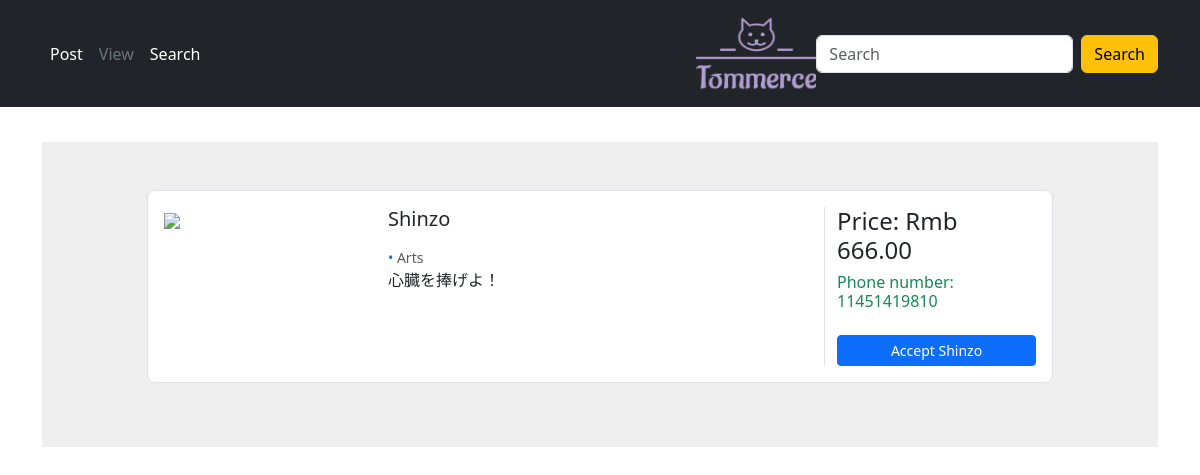
Page /orders/2/ on the committed database.
### order/models.py (models this page shows, shortened)
class Order(models.Model):
    title = models.CharField(max_length=100)
    price = models.DecimalField(
        max_digits=10, decimal_places=2, validators=[MinValueValidator(Decimal("0"))]
    )
    poster_phone_number = models.CharField(
        validators=[phone_regex], max_length=11
    )
    is_accepted = models.BooleanField(default=False)
    is_digital = models.BooleanField(default=False)
    description = models.TextField(blank=True)
    category = models.CharField(max_length=50, blank=True)
    created_at = models.DateTimeField(auto_now_add=True)
    updated_at = models.DateTimeField(auto_now=True)

### order/views.py (the view)
# urls.py: path('orders/<int:pk>/', OrderDetailView.as_view(), name='order_detail'),
class OrderDetailView(DetailView):
    model = Order
    template_name = 'order_detail.html'
    context_object_name = 'order'

### order/templates/order_detail.html (shortened to what this page needs)
{% load static %}
<!DOCTYPE html>
<html lang="en">
<head>
    <link href="https://cdn.jsdelivr.net/npm/bootstrap@5.3.3/dist/css/bootstrap.min.css" rel="stylesheet"
>
</head>
<body>
    <header class="p-3 text-bg-dark">
        <div class="container">
            <div class="d-flex flex-wrap align-items-center justify-content-center justify-content-lg-start">
                <ul class="nav col-12 col-lg-auto me-lg-auto mb-2 justify-content-center mb-md-0">
                    <li><a href="{% url 'post' %}" class="nav-link px-2 text-white">Post</a></li>
                    <li><a href="{% url 'list_orders_pending_approval' %}" class="nav-link px-2 text-secondary">View</a></li>
                    <li><a href="{% url 'search_order_list' %}" class="nav-link px-2 text-white">Search</a></li>
                </ul>
                <div class="logo-container text-center ml-3 pl-3">
                    <a href="/" class="d-flex align-items-center mb-2 mb-lg-0 text-white text-decoration-none">
                        <img src="{% static 'images/logo_prev_ui.png' %}" alt="Logo" width="120" height="75">
                    </a>
                </div>
                <div class="text-end ml-5">
                    <form method="get" action="{% url 'search_order' %}" class="d-flex">
                        <input class="form-control me-2" type="search" name="query" placeholder="Search" aria-label="Search">
                        <button class="btn btn-warning" type="submit">Search</button>
                    </form>
                </div>
            </div>
        </div>
    </header>
    <div class="container">
        <section style="background-color: #eee;">
            <div class="container py-5">
                <div class="row justify-content-center mb-3">
                    <div class="col-md-12 col-xl-10">
                        <div class="card shadow-0 border rounded-3" style="background-color: #ffffff;">
                            <div class="card-body">
                                <div class="row">
                                    <div class="col-md-12 col-lg-3 col-xl-3 mb-4 mb-lg-0">
                                        <div class="bg-image hover-zoom ripple rounded ripple-surface">
                                            <img src="https://mdbcdn.b-cdn.net/img/Photos/Horizontal/E-commerce/Products/img%20(4).webp"
                                                class="w-100" />
                                        </div>
                                    </div>
                                    <div class="col-md-6 col-lg-6 col-xl-6">
                                        <h5>{{order.title}}</h5>
                                        <div class="d-flex flex-row">
                                        </div>
                                        <div class="mt-1 mb-0 text-muted small">
                                            <span class="text-primary"> • </span>
                                            <span>{{order.category}}</span>
                                        </div>
                                        <p class="text-truncate mb-4 mb-md-0">
                                            {{order.description}}
                                        </p>
                                    </div>
                                    <div class="col-md-6 col-lg-3 col-xl-3 border-sm-start-none border-start">
                                        <div class="d-flex flex-row align-items-center mb-1">
                                            <h4 class="mb-1 me-1">Price: Rmb  {{order.price}}</h4>
                                        </div>
                                        <h6 class="text-success">Phone number: {{order.poster_phone_number}}</h6>
                                        <div class="d-flex flex-column mt-4">
                                            <button id="accept-order-button" data-order-id="{{ order.id }}" data-mdb-button-init data-mdb-ripple-init
                                                class="btn btn-primary btn-sm" type="button">Accept {{ order.title }}</button>
                                        </div>
                                    </div>
                                </div>
                            </div>
                        </div>
                    </div>
                </div>
            </div>
        </section>
    </div>
</body>
</html>

### order/templates/order_detail.html (style rules this page uses)
img { max-width: 100%; }

### rows in the picture
Order: title "Shinzo", category "Arts", description "心臓を捧げよ！", price "666.00", poster_phone_number "11451419810"
